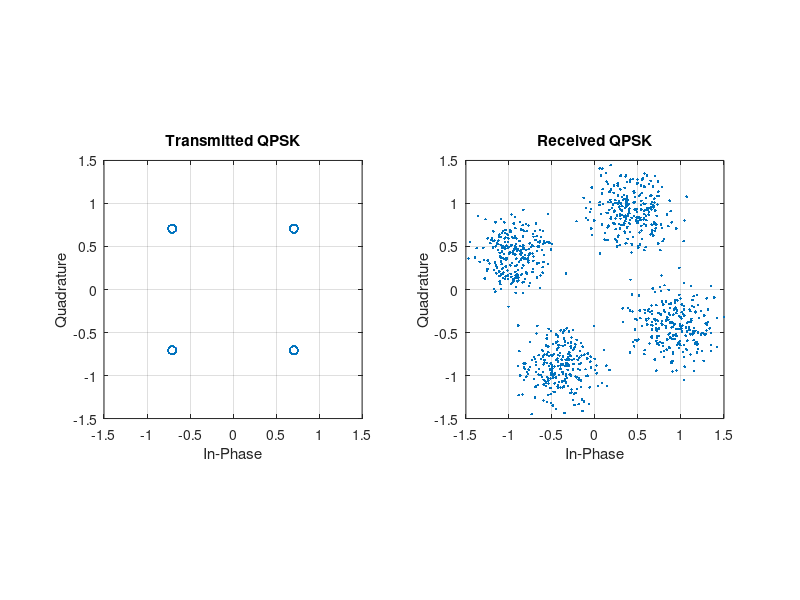

The MATLAB source for this figure: (Note: this script raises an error after producing the figure.)
% QPSK Transmission code

clc;
clear;
close all;

%% PARAMETERS
N = 2000;
SNR = 10;

%% 1. RANDOM BITS
txBits = randi([0 1], N, 1);

%% 2. QPSK MODULATION
b1 = txBits(1:2:end);
b2 = txBits(2:2:end);

% QPSK mapping
I = 1 - 2*b1;
Q = 1 - 2*b2;

txSymbols = (I + 1j*Q)/sqrt(2);

%% 3. ADD NOISE AND PHASE ERROR
phaseError = 20*pi/180;

rxSignal = txSymbols .* exp(1j*phaseError);

rxSignal = awgn(rxSignal, SNR, 'measured');

%% 4. PLOT

figure;

subplot(1,2,1);
plot(real(txSymbols), imag(txSymbols), 'o');
grid on;
axis equal;
xlim([-1.5 1.5]);
ylim([-1.5 1.5]);
xlabel('In-Phase');
ylabel('Quadrature');
title('Transmitted QPSK');

subplot(1,2,2);
plot(real(rxSignal), imag(rxSignal), '.');
grid on;
axis equal;
xlim([-1.5 1.5]);
ylim([-1.5 1.5]);
xlabel('In-Phase');
ylabel('Quadrature');
title('Received QPSK');

sgtitle('QPSK Transmission and Reception');
